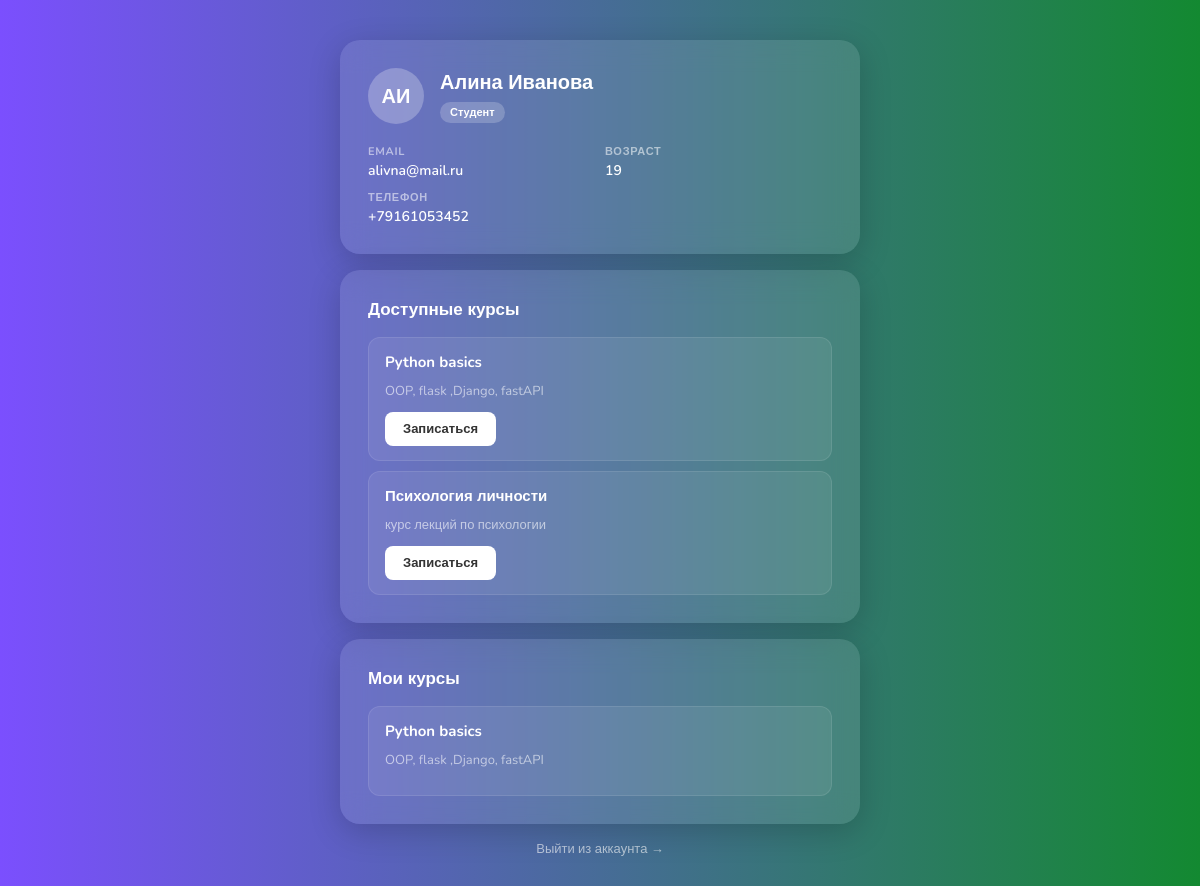
/profile (signed in), run on the app's committed database.
### models.py (models this page shows)
class Enrollment(Base):
    __tablename__ = "enrollments"
    id = Column(Integer, primary_key=True)
    user_email = Column(String)
    course_id = Column(Integer, ForeignKey("courses.id"))

class Course(Base):
    __tablename__ = "courses"
    id = Column(Integer, primary_key=True)
    title = Column(String)
    description = Column(String)

### main.py (the view)
@app.get("/profile", response_class=HTMLResponse)
async def profile(request: Request):
    user = request.session.get("user")
    if not user:
        return RedirectResponse(url="/")
    db = SessionLocal()
    courses = db.query(Course).all()
    enrolled_courses = []
    if user["role"] == "student":
        enrollments = db.query(Enrollment).filter(Enrollment.user_email == user["email"]).all()
        enrolled_ids = [e.course_id for e in enrollments]
        enrolled_courses = db.query(Course).filter(Course.id.in_(enrolled_ids)).all()
    db.close()
    return templates.TemplateResponse("profile.html", {
        "request": request,
        "user": user,
        "courses": courses,
        "enrolled_courses": enrolled_courses
    })

### templates/profile.html (shortened to what this page needs)
<!DOCTYPE html>
<html lang="ru">
<head>
    <link rel="stylesheet" href="/static/style.css">
</head>
<body>
<div class="page">
    {% if user %}
    <div class="profile-card">
        <div class="profile-header">
            <div class="avatar">{{ user.name[0] }}{{ user.surname[0] }}</div>
            <div class="profile-name">
                <h1>{{ user.name }} {{ user.surname }}</h1>
                <span class="role-badge">
                    {% if user.role == "student" %}Студент{% else %}Преподаватель{% endif %}
                </span>
            </div>
        </div>
        <div class="info-grid">
            <div class="info-item">
                <span class="info-label">Email</span>
                <span class="info-value">{{ user.email }}</span>
            </div>
            <div class="info-item">
                <span class="info-label">Возраст</span>
                <span class="info-value">{{ user.age }}</span>
            </div>
            <div class="info-item">
                <span class="info-label">Телефон</span>
                <span class="info-value">{{ user.phone }}</span>
            </div>
        </div>
    </div>
    {% if user.role == "student" %}
    <div class="section-card">
        <div class="section-title">Доступные курсы</div>
        {% if courses %}
            {% for course in courses %}
            <div class="course-card">
                <h3>{{ course.title }}</h3>
                <p>{{ course.description }}</p>
                <div class="course-actions">
                    <form method="post" action="/enroll" style="margin:0;">
                        <button type="submit" class="btn-enroll">Записаться</button>
                    </form>
                </div>
            </div>
            {% endfor %}
        {% else %}
            <p class="empty">Курсов пока нет</p>
        {% endif %}
    </div>
    {% endif %}
{% if enrolled_courses %}
<div class="section-card">
    <div class="section-title">Мои курсы</div>
    {% for course in enrolled_courses %}
    <div class="course-card">
        <h3>{{ course.title }}</h3>
        <p>{{ course.description }}</p>
    </div>
    {% endfor %}
</div>
{% endif %}
    <a href="/logout" class="logout-link">Выйти из аккаунта →</a>
    {% else %}
    <div class="section-card" style="text-align:center;">
        <p style="color:rgba(255,255,255,0.7); margin-bottom:16px;">Пользователь не найден</p>
        <a href="/login" class="btn" style="display:inline-block; width:auto; padding: 10px 24px; text-decoration:none;">Войти</a>
    </div>
    {% endif %}
</div>
</body>
</html>

### static/style.css (style rules this page uses)
body { font-family: Arial, sans-serif; background: linear-gradient(to right, #7b4ffe, #138931); margin: 0; padding: 0; }
h1 { color: white; font-size: 32px; margin-bottom: 20px; }
form { display: flex; flex-direction: column; align-items: center; gap: 12px; }
button { padding: 10px 20px; border: none; background: #ffffff; color: #333333; border-radius: 8px; cursor: pointer; transition: 0.3s; width: 100%; }
p { margin-top: 10px; font-size: 14px; }

### templates/profile.html (style rules this page uses)
* { box-sizing: border-box; margin: 0; padding: 0; }
body { font-family: 'Nunito', Arial, sans-serif; min-height: 100vh; padding: 40px 20px; }
.page { max-width: 520px; margin: 0 auto; }
.profile-card, .section-card { background: rgba(255,255,255,0.1); border-radius: 20px; padding: 28px; backdrop-filter: blur(14px); box-shadow: 0 8px 32px rgba(0,0,0,0.18); margin-bottom: 16px; animation: fadeUp 0.45s ease; }
.profile-header { display: flex; align-items: center; gap: 16px; margin-bottom: 20px; }
.avatar { width: 56px; height: 56px; background: rgba(255,255,255,0.25); border-radius: 50%; display: flex; align-items: center; justify-content: center; font-size: 20px; font-weight: 800; color: white; flex-shrink: 0; }
.profile-name h1 { color: white; font-size: 20px; font-weight: 800; margin-bottom: 4px; }
.role-badge { display: inline-block; background: rgba(255,255,255,0.2); color: white; font-size: 11px; font-weight: 700; padding: 3px 10px; border-radius: 20px; }
.info-grid { display: grid; grid-template-columns: 1fr 1fr; gap: 10px; }
.info-item { display: flex; flex-direction: column; gap: 2px; }
.info-label { color: rgba(255,255,255,0.55); font-size: 11px; font-weight: 700; text-transform: uppercase; letter-spacing: 0.7px; }
.info-value { color: white; font-size: 14px; font-weight: 600; }
.section-title { color: white; font-size: 17px; font-weight: 800; margin-bottom: 16px; }
.btn-enroll { padding: 8px 18px; border: none; border-radius: 8px; background: white; color: #333; font-family: 'Nunito', Arial, sans-serif; font-size: 13px; font-weight: 700; cursor: pointer; transition: 0.25s; }
.course-card { background: rgba(255,255,255,0.07); border-radius: 12px; padding: 14px 16px; margin-bottom: 10px; border: 1px solid rgba(255,255,255,0.1); transition: background 0.2s; }
.course-card:last-child { margin-bottom: 0; }
.course-card h3 { color: white; font-size: 15px; font-weight: 700; margin-bottom: 4px; }
.course-card p { color: rgba(255,255,255,0.6); font-size: 13px; margin-bottom: 12px; }
.course-actions { display: flex; gap: 8px; align-items: center; }
.logout-link { display: block; text-align: center; color: rgba(255,255,255,0.6); text-decoration: none; font-size: 13px; margin-top: 4px; transition: color 0.2s; }

### data on the page
Enrollment: email "alivna@mail.ru"
Course: title "Python basics", description "OOP, flask ,Django, fastAPI"
Course: title "Психология личности", description "курс лекций по психологии"

### other printed values
{{ user.name[0] }} "А"
{{ user.surname[0] }} "И"
{{ user.name }} "Алина"
{{ user.surname }} "Иванова"
{{ user.age }} "19"
{{ user.phone }} "+79161053452"
